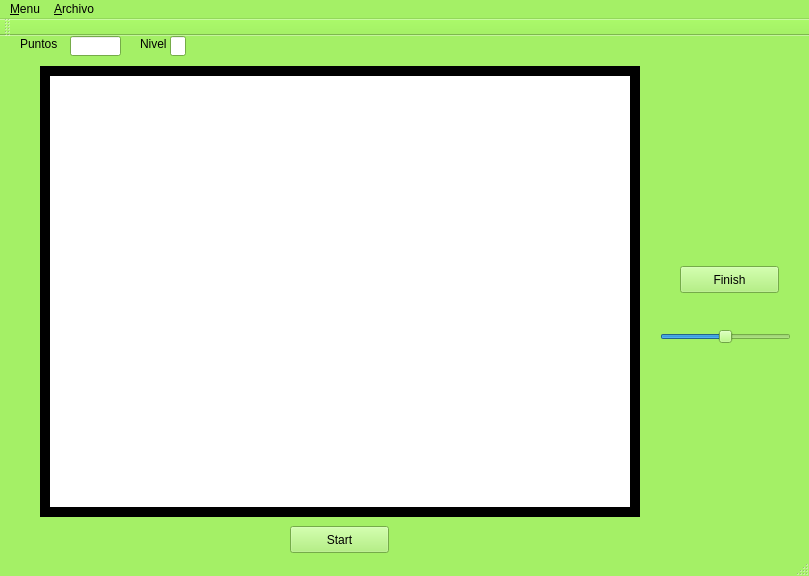
<?xml version="1.0" encoding="UTF-8"?>
<ui version="4.0">
 <class>MainWindow</class>
 <widget class="QMainWindow" name="MainWindow">
  <property name="geometry">
   <rect>
    <x>0</x>
    <y>0</y>
    <width>809</width>
    <height>576</height>
   </rect>
  </property>
  <property name="palette">
   <palette>
    <active>
     <colorrole role="WindowText">
      <brush brushstyle="SolidPattern">
       <color alpha="255">
        <red>0</red>
        <green>0</green>
        <blue>0</blue>
       </color>
      </brush>
     </colorrole>
     <colorrole role="Button">
      <brush brushstyle="SolidPattern">
       <color alpha="255">
        <red>164</red>
        <green>240</green>
        <blue>102</blue>
       </color>
      </brush>
     </colorrole>
     <colorrole role="Light">
      <brush brushstyle="SolidPattern">
       <color alpha="255">
        <red>232</red>
        <green>255</green>
        <blue>213</blue>
       </color>
      </brush>
     </colorrole>
     <colorrole role="Midlight">
      <brush brushstyle="SolidPattern">
       <color alpha="255">
        <red>198</red>
        <green>247</green>
        <blue>157</blue>
       </color>
      </brush>
     </colorrole>
     <colorrole role="Dark">
      <brush brushstyle="SolidPattern">
       <color alpha="255">
        <red>82</red>
        <green>120</green>
        <blue>51</blue>
       </color>
      </brush>
     </colorrole>
     <colorrole role="Mid">
      <brush brushstyle="SolidPattern">
       <color alpha="255">
        <red>109</red>
        <green>160</green>
        <blue>68</blue>
       </color>
      </brush>
     </colorrole>
     <colorrole role="Text">
      <brush brushstyle="SolidPattern">
       <color alpha="255">
        <red>0</red>
        <green>0</green>
        <blue>0</blue>
       </color>
      </brush>
     </colorrole>
     <colorrole role="BrightText">
      <brush brushstyle="SolidPattern">
       <color alpha="255">
        <red>255</red>
        <green>255</green>
        <blue>255</blue>
       </color>
      </brush>
     </colorrole>
     <colorrole role="ButtonText">
      <brush brushstyle="SolidPattern">
       <color alpha="255">
        <red>0</red>
        <green>0</green>
        <blue>0</blue>
       </color>
      </brush>
     </colorrole>
     <colorrole role="Base">
      <brush brushstyle="SolidPattern">
       <color alpha="255">
        <red>255</red>
        <green>255</green>
        <blue>255</blue>
       </color>
      </brush>
     </colorrole>
     <colorrole role="Window">
      <brush brushstyle="SolidPattern">
       <color alpha="255">
        <red>164</red>
        <green>240</green>
        <blue>102</blue>
       </color>
      </brush>
     </colorrole>
     <colorrole role="Shadow">
      <brush brushstyle="SolidPattern">
       <color alpha="255">
        <red>0</red>
        <green>0</green>
        <blue>0</blue>
       </color>
      </brush>
     </colorrole>
     <colorrole role="AlternateBase">
      <brush brushstyle="SolidPattern">
       <color alpha="255">
        <red>209</red>
        <green>247</green>
        <blue>178</blue>
       </color>
      </brush>
     </colorrole>
     <colorrole role="ToolTipBase">
      <brush brushstyle="SolidPattern">
       <color alpha="255">
        <red>255</red>
        <green>255</green>
        <blue>220</blue>
       </color>
      </brush>
     </colorrole>
     <colorrole role="ToolTipText">
      <brush brushstyle="SolidPattern">
       <color alpha="255">
        <red>0</red>
        <green>0</green>
        <blue>0</blue>
       </color>
      </brush>
     </colorrole>
     <colorrole role="PlaceholderText">
      <brush brushstyle="SolidPattern">
       <color alpha="128">
        <red>0</red>
        <green>0</green>
        <blue>0</blue>
       </color>
      </brush>
     </colorrole>
    </active>
    <inactive>
     <colorrole role="WindowText">
      <brush brushstyle="SolidPattern">
       <color alpha="255">
        <red>0</red>
        <green>0</green>
        <blue>0</blue>
       </color>
      </brush>
     </colorrole>
     <colorrole role="Button">
      <brush brushstyle="SolidPattern">
       <color alpha="255">
        <red>164</red>
        <green>240</green>
        <blue>102</blue>
       </color>
      </brush>
     </colorrole>
     <colorrole role="Light">
      <brush brushstyle="SolidPattern">
       <color alpha="255">
        <red>232</red>
        <green>255</green>
        <blue>213</blue>
       </color>
      </brush>
     </colorrole>
     <colorrole role="Midlight">
      <brush brushstyle="SolidPattern">
       <color alpha="255">
        <red>198</red>
        <green>247</green>
        <blue>157</blue>
       </color>
      </brush>
     </colorrole>
     <colorrole role="Dark">
      <brush brushstyle="SolidPattern">
       <color alpha="255">
        <red>82</red>
        <green>120</green>
        <blue>51</blue>
       </color>
      </brush>
     </colorrole>
     <colorrole role="Mid">
      <brush brushstyle="SolidPattern">
       <color alpha="255">
        <red>109</red>
        <green>160</green>
        <blue>68</blue>
       </color>
      </brush>
     </colorrole>
     <colorrole role="Text">
      <brush brushstyle="SolidPattern">
       <color alpha="255">
        <red>0</red>
        <green>0</green>
        <blue>0</blue>
       </color>
      </brush>
     </colorrole>
     <colorrole role="BrightText">
      <brush brushstyle="SolidPattern">
       <color alpha="255">
        <red>255</red>
        <green>255</green>
        <blue>255</blue>
       </color>
      </brush>
     </colorrole>
     <colorrole role="ButtonText">
      <brush brushstyle="SolidPattern">
       <color alpha="255">
        <red>0</red>
        <green>0</green>
        <blue>0</blue>
       </color>
      </brush>
     </colorrole>
     <colorrole role="Base">
      <brush brushstyle="SolidPattern">
       <color alpha="255">
        <red>255</red>
        <green>255</green>
        <blue>255</blue>
       </color>
      </brush>
     </colorrole>
     <colorrole role="Window">
      <brush brushstyle="SolidPattern">
       <color alpha="255">
        <red>164</red>
        <green>240</green>
        <blue>102</blue>
       </color>
      </brush>
     </colorrole>
     <colorrole role="Shadow">
      <brush brushstyle="SolidPattern">
       <color alpha="255">
        <red>0</red>
        <green>0</green>
        <blue>0</blue>
       </color>
      </brush>
     </colorrole>
     <colorrole role="AlternateBase">
      <brush brushstyle="SolidPattern">
       <color alpha="255">
        <red>209</red>
        <green>247</green>
        <blue>178</blue>
       </color>
      </brush>
     </colorrole>
     <colorrole role="ToolTipBase">
      <brush brushstyle="SolidPattern">
       <color alpha="255">
        <red>255</red>
        <green>255</green>
        <blue>220</blue>
       </color>
      </brush>
     </colorrole>
     <colorrole role="ToolTipText">
      <brush brushstyle="SolidPattern">
       <color alpha="255">
        <red>0</red>
        <green>0</green>
        <blue>0</blue>
       </color>
      </brush>
     </colorrole>
     <colorrole role="PlaceholderText">
      <brush brushstyle="SolidPattern">
       <color alpha="128">
        <red>0</red>
        <green>0</green>
        <blue>0</blue>
       </color>
      </brush>
     </colorrole>
    </inactive>
    <disabled>
     <colorrole role="WindowText">
      <brush brushstyle="SolidPattern">
       <color alpha="255">
        <red>82</red>
        <green>120</green>
        <blue>51</blue>
       </color>
      </brush>
     </colorrole>
     <colorrole role="Button">
      <brush brushstyle="SolidPattern">
       <color alpha="255">
        <red>164</red>
        <green>240</green>
        <blue>102</blue>
       </color>
      </brush>
     </colorrole>
     <colorrole role="Light">
      <brush brushstyle="SolidPattern">
       <color alpha="255">
        <red>232</red>
        <green>255</green>
        <blue>213</blue>
       </color>
      </brush>
     </colorrole>
     <colorrole role="Midlight">
      <brush brushstyle="SolidPattern">
       <color alpha="255">
        <red>198</red>
        <green>247</green>
        <blue>157</blue>
       </color>
      </brush>
     </colorrole>
     <colorrole role="Dark">
      <brush brushstyle="SolidPattern">
       <color alpha="255">
        <red>82</red>
        <green>120</green>
        <blue>51</blue>
       </color>
      </brush>
     </colorrole>
     <colorrole role="Mid">
      <brush brushstyle="SolidPattern">
       <color alpha="255">
        <red>109</red>
        <green>160</green>
        <blue>68</blue>
       </color>
      </brush>
     </colorrole>
     <colorrole role="Text">
      <brush brushstyle="SolidPattern">
       <color alpha="255">
        <red>82</red>
        <green>120</green>
        <blue>51</blue>
       </color>
      </brush>
     </colorrole>
     <colorrole role="BrightText">
      <brush brushstyle="SolidPattern">
       <color alpha="255">
        <red>255</red>
        <green>255</green>
        <blue>255</blue>
       </color>
      </brush>
     </colorrole>
     <colorrole role="ButtonText">
      <brush brushstyle="SolidPattern">
       <color alpha="255">
        <red>82</red>
        <green>120</green>
        <blue>51</blue>
       </color>
      </brush>
     </colorrole>
     <colorrole role="Base">
      <brush brushstyle="SolidPattern">
       <color alpha="255">
        <red>164</red>
        <green>240</green>
        <blue>102</blue>
       </color>
      </brush>
     </colorrole>
     <colorrole role="Window">
      <brush brushstyle="SolidPattern">
       <color alpha="255">
        <red>164</red>
        <green>240</green>
        <blue>102</blue>
       </color>
      </brush>
     </colorrole>
     <colorrole role="Shadow">
      <brush brushstyle="SolidPattern">
       <color alpha="255">
        <red>0</red>
        <green>0</green>
        <blue>0</blue>
       </color>
      </brush>
     </colorrole>
     <colorrole role="AlternateBase">
      <brush brushstyle="SolidPattern">
       <color alpha="255">
        <red>164</red>
        <green>240</green>
        <blue>102</blue>
       </color>
      </brush>
     </colorrole>
     <colorrole role="ToolTipBase">
      <brush brushstyle="SolidPattern">
       <color alpha="255">
        <red>255</red>
        <green>255</green>
        <blue>220</blue>
       </color>
      </brush>
     </colorrole>
     <colorrole role="ToolTipText">
      <brush brushstyle="SolidPattern">
       <color alpha="255">
        <red>0</red>
        <green>0</green>
        <blue>0</blue>
       </color>
      </brush>
     </colorrole>
     <colorrole role="PlaceholderText">
      <brush brushstyle="SolidPattern">
       <color alpha="128">
        <red>0</red>
        <green>0</green>
        <blue>0</blue>
       </color>
      </brush>
     </colorrole>
    </disabled>
   </palette>
  </property>
  <property name="windowTitle">
   <string>MainWindow</string>
  </property>
  <widget class="QWidget" name="centralWidget">
   <widget class="QGraphicsView" name="graphicsView">
    <property name="geometry">
     <rect>
      <x>40</x>
      <y>30</y>
      <width>600</width>
      <height>451</height>
     </rect>
    </property>
    <property name="autoFillBackground">
     <bool>false</bool>
    </property>
    <property name="frameShape">
     <enum>QFrame::Box</enum>
    </property>
    <property name="frameShadow">
     <enum>QFrame::Plain</enum>
    </property>
    <property name="lineWidth">
     <number>10</number>
    </property>
    <property name="midLineWidth">
     <number>0</number>
    </property>
    <property name="foregroundBrush">
     <brush brushstyle="Dense7Pattern">
      <color alpha="255">
       <red>0</red>
       <green>0</green>
       <blue>0</blue>
      </color>
     </brush>
    </property>
    <property name="dragMode">
     <enum>QGraphicsView::NoDrag</enum>
    </property>
    <property name="transformationAnchor">
     <enum>QGraphicsView::AnchorViewCenter</enum>
    </property>
   </widget>
   <widget class="QPushButton" name="Start">
    <property name="geometry">
     <rect>
      <x>290</x>
      <y>490</y>
      <width>99</width>
      <height>27</height>
     </rect>
    </property>
    <property name="text">
     <string>Start</string>
    </property>
   </widget>
   <widget class="QPushButton" name="pushButton">
    <property name="geometry">
     <rect>
      <x>680</x>
      <y>230</y>
      <width>99</width>
      <height>27</height>
     </rect>
    </property>
    <property name="text">
     <string>Finish</string>
    </property>
   </widget>
   <widget class="QSlider" name="horizontalSlider">
    <property name="geometry">
     <rect>
      <x>660</x>
      <y>290</y>
      <width>131</width>
      <height>22</height>
     </rect>
    </property>
    <property name="minimum">
     <number>-194</number>
    </property>
    <property name="maximum">
     <number>194</number>
    </property>
    <property name="singleStep">
     <number>50</number>
    </property>
    <property name="orientation">
     <enum>Qt::Horizontal</enum>
    </property>
   </widget>
   <widget class="QLineEdit" name="lineEdit">
    <property name="geometry">
     <rect>
      <x>70</x>
      <y>0</y>
      <width>51</width>
      <height>20</height>
     </rect>
    </property>
    <property name="font">
     <font>
      <pointsize>10</pointsize>
     </font>
    </property>
    <property name="text">
     <string/>
    </property>
    <property name="cursorPosition">
     <number>0</number>
    </property>
   </widget>
   <widget class="QLineEdit" name="lineEdit_2">
    <property name="geometry">
     <rect>
      <x>170</x>
      <y>0</y>
      <width>16</width>
      <height>20</height>
     </rect>
    </property>
   </widget>
   <widget class="QLabel" name="label">
    <property name="geometry">
     <rect>
      <x>20</x>
      <y>0</y>
      <width>41</width>
      <height>16</height>
     </rect>
    </property>
    <property name="text">
     <string>Puntos</string>
    </property>
   </widget>
   <widget class="QLabel" name="label_2">
    <property name="geometry">
     <rect>
      <x>540</x>
      <y>470</y>
      <width>47</width>
      <height>13</height>
     </rect>
    </property>
    <property name="text">
     <string>TextLabel</string>
    </property>
   </widget>
   <widget class="QLabel" name="label_3">
    <property name="geometry">
     <rect>
      <x>140</x>
      <y>0</y>
      <width>41</width>
      <height>16</height>
     </rect>
    </property>
    <property name="text">
     <string>Nivel</string>
    </property>
   </widget>
  </widget>
  <widget class="QMenuBar" name="menuBar">
   <property name="geometry">
    <rect>
     <x>0</x>
     <y>0</y>
     <width>809</width>
     <height>20</height>
    </rect>
   </property>
   <widget class="QMenu" name="menu_Menu">
    <property name="title">
     <string>&amp;Menu</string>
    </property>
    <widget class="QMenu" name="menu_Jugar">
     <property name="title">
      <string>&amp;Jugar</string>
     </property>
     <widget class="QMenu" name="menu_Un_Jugador">
      <property name="title">
       <string>&amp;Un Jugador</string>
      </property>
      <addaction name="action_Nuevo_Juego"/>
      <addaction name="action_Cargar_Juego"/>
     </widget>
     <widget class="QMenu" name="menu_Dos_jugadores">
      <property name="title">
       <string>&amp;Dos jugadores</string>
      </property>
      <addaction name="action_Nuevo_Juego_2"/>
      <addaction name="action_Cargar_Juego_2"/>
     </widget>
     <addaction name="menu_Un_Jugador"/>
     <addaction name="menu_Dos_jugadores"/>
    </widget>
    <addaction name="action_Instrucciones"/>
    <addaction name="menu_Jugar"/>
    <addaction name="actionSalir"/>
   </widget>
   <widget class="QMenu" name="menu_Archivo">
    <property name="title">
     <string>&amp;Archivo</string>
    </property>
    <addaction name="action_Guardar"/>
    <addaction name="actionCargar"/>
   </widget>
   <addaction name="menu_Menu"/>
   <addaction name="menu_Archivo"/>
  </widget>
  <widget class="QToolBar" name="mainToolBar">
   <attribute name="toolBarArea">
    <enum>TopToolBarArea</enum>
   </attribute>
   <attribute name="toolBarBreak">
    <bool>false</bool>
   </attribute>
  </widget>
  <widget class="QStatusBar" name="statusBar"/>
  <action name="action_Salir">
   <property name="checkable">
    <bool>true</bool>
   </property>
   <property name="text">
    <string>&amp;Salir</string>
   </property>
  </action>
  <action name="action_Instrucciones">
   <property name="text">
    <string>&amp;Instrucciones</string>
   </property>
  </action>
  <action name="actionSalir">
   <property name="text">
    <string>&amp;Salir</string>
   </property>
  </action>
  <action name="action_Nuevo_Juego">
   <property name="checkable">
    <bool>true</bool>
   </property>
   <property name="checked">
    <bool>true</bool>
   </property>
   <property name="text">
    <string>&amp;Nuevo Juego</string>
   </property>
  </action>
  <action name="action_Cargar_Juego">
   <property name="text">
    <string>&amp;Cargar Juego</string>
   </property>
  </action>
  <action name="action_Nuevo_Juego_2">
   <property name="text">
    <string>&amp;Nuevo Juego</string>
   </property>
  </action>
  <action name="action_Cargar_Juego_2">
   <property name="text">
    <string>&amp;Cargar Juego</string>
   </property>
  </action>
  <action name="action_Guardar">
   <property name="checkable">
    <bool>true</bool>
   </property>
   <property name="text">
    <string>&amp;Guardar</string>
   </property>
  </action>
  <action name="actionCargar">
   <property name="text">
    <string>Cargar</string>
   </property>
  </action>
 </widget>
 <layoutdefault spacing="6" margin="11"/>
 <resources/>
 <connections/>
</ui>
